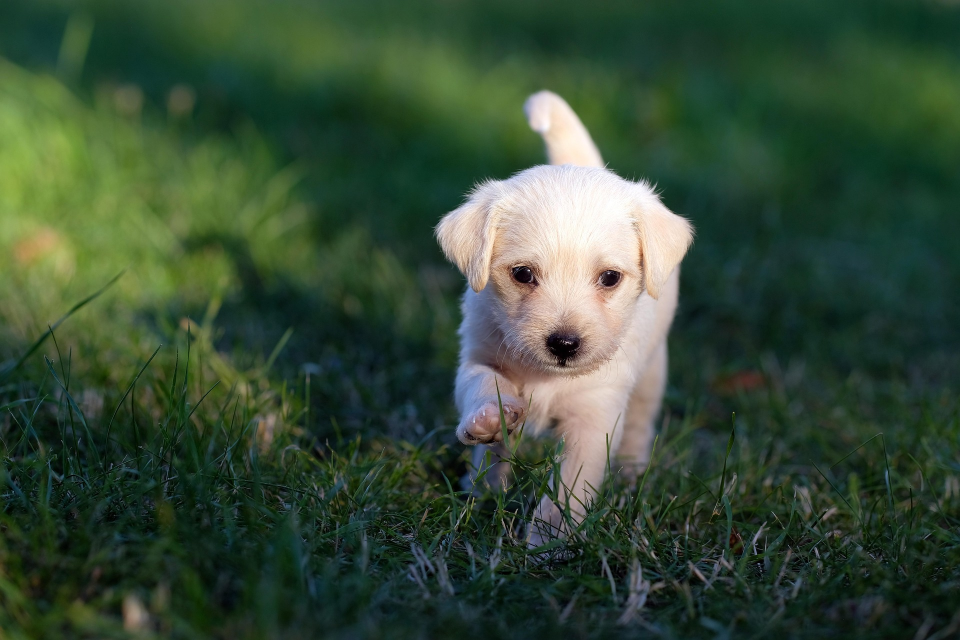
#> input picture 005_face_recognition/photo.jpg, 1920 x 1280 px (shown at 1/2 size)
$ python opencv_image.py
#> lines starting #> are read from the running program, lines starting #| are printed output that depends on the picture; after the words box and inside, x2 and y2 are one past the last pixel; in counts of white or black regions, pixels touching at a corner belong together
# 1. 라이브러리
import cv2
import numpy as np

# 2. 사진 불러오기
img = cv2.imread('./photo.jpg') # RGB -> cv2 메모리 적재 시, BGR로 변환
#> img is the input picture: shape (1280, 1920, 3); mean B, G, R 54.5, 75.1, 54.5

# [33 lines of commented-out code are left out]
gray = cv2.imread("photo.jpg", cv2.IMREAD_GRAYSCALE)
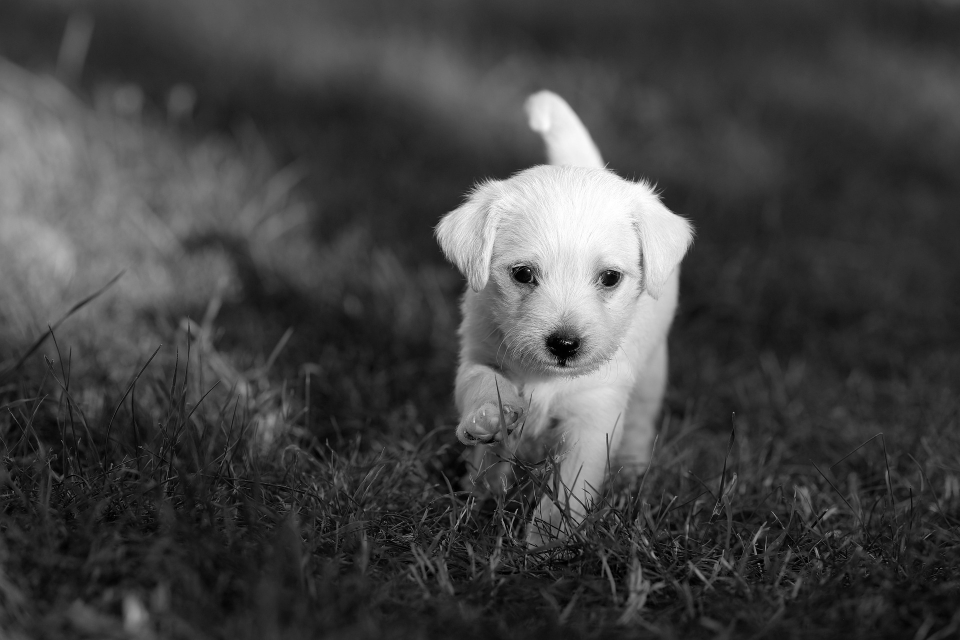
#> gray: shape (1280, 1920) (shown at 1/2 size); min 0, max 255, mean 66.6
_, binary = cv2.threshold(gray, 127, 255, cv2.THRESH_BINARY)
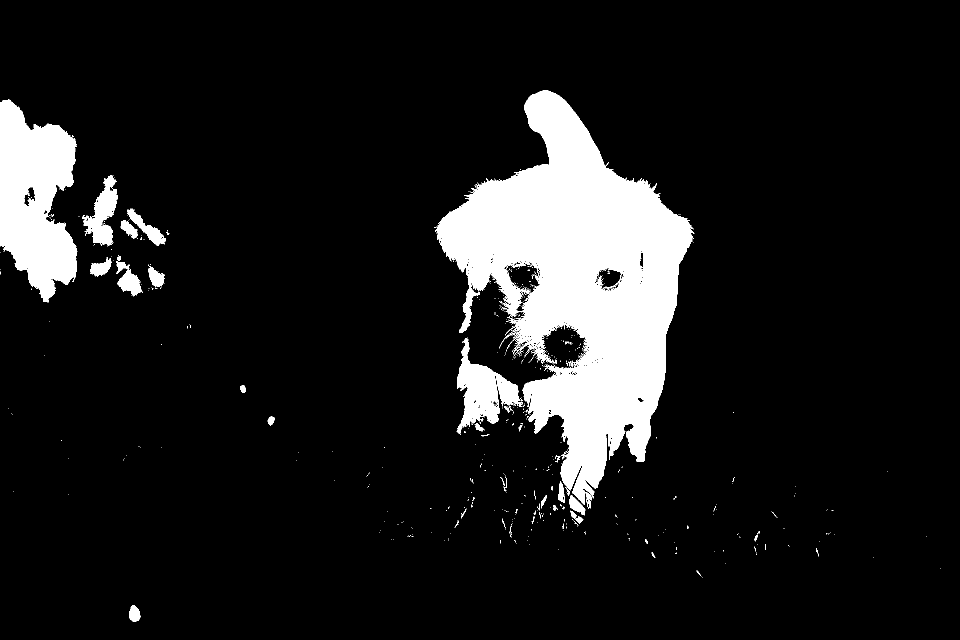
#> binary: shape (1280, 1920) (shown at 1/2 size); 10.7% white; 580 white regions (536 under 20 px), largest, box (x1, y1, x2, y2) and area: (868, 180, 1389, 1010) 194164, (0, 199, 155, 605) 42591, (913, 676, 1045, 868) 10240
cv2.imshow("Binary", binary)


cv2.waitKey(0)
cv2.destroyAllWindows()
